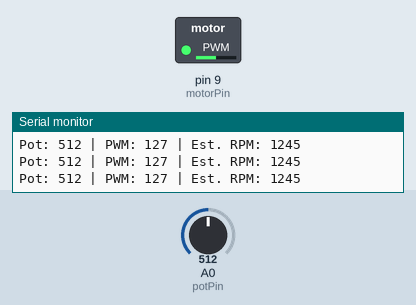
A sketch run on a simulated Arduino Uno, built with avr-gcc and run on an emulated ATmega328P. Parts: switched loads named in the sketch (green lamp = pin HIGH), the last lines printed to the serial monitor. Inputs (shaded band) come from the test bench; at power-on: A0 (potPin) = 512.

Above: at 1.2 s.
1.3 s: A0 (potPin) set to 716
At 2.2 s:
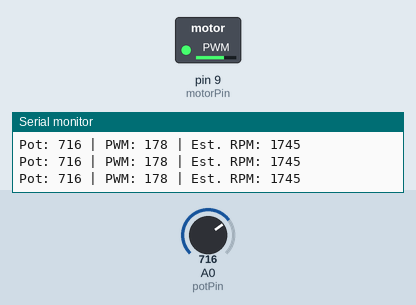
2.8 s: A0 (potPin) set to 900
At 3.9 s:
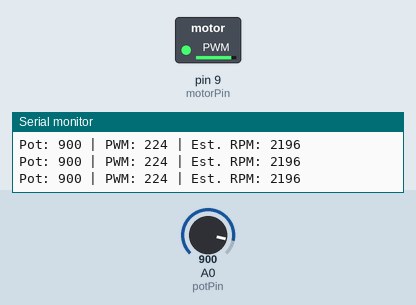
4.3 s: A0 (potPin) set to 424
At 5.5 s:
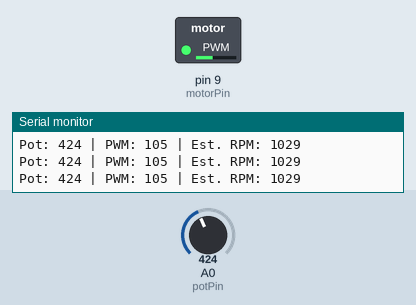
7.3 s: A0 (potPin) set to 409
At 7.7 s:
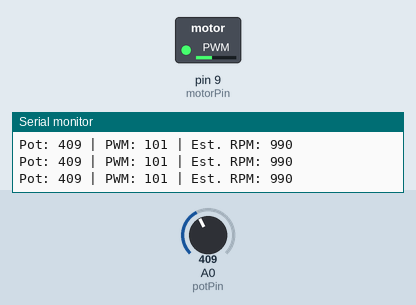
10.3 s: A0 (potPin) set to 122
At 11.0 s:
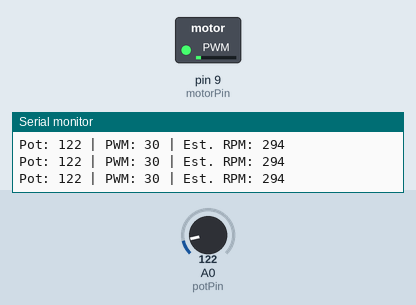
11.9 s: A0 (potPin) set to 511
At 12.7 s:
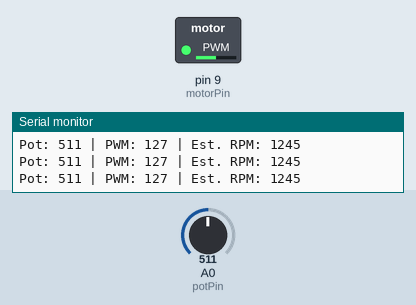
Timing chart, 0 to 14.4 s (numbered marks = the images above; inputs shaded):
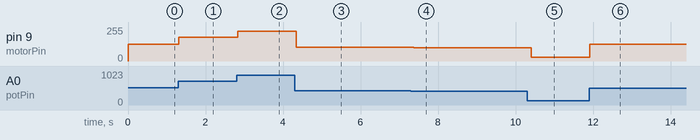

Measured:
- after the input at 1.3 s, pin 9 (motorPin): 127/255 → 178/255 at once
- after the input at 2.8 s, pin 9 (motorPin): 178/255 → 224/255 at once
- after the input at 4.3 s, pin 9 (motorPin): 224/255 → 105/255 at once
- after the input at 7.3 s, pin 9 (motorPin): 105/255 → 101/255 after 0.07 s
- after the input at 10.3 s, pin 9 (motorPin): 101/255 → 30/255 after 0.10 s
- after the input at 11.9 s, pin 9 (motorPin): 30/255 → 127/255 at once

The sketch:

motor_speed_control.ino
```cpp
// DC Motor Speed Control using Potentiometer
// Description: PWM-based control of a DC motor using a 10k potentiometer
//              for analog speed adjustment. Smooth control from 0 to 2500 RPM.

#define motorPin 9     // PWM pin connected to motor driver/transistor
#define potPin A0      // Analog input from potentiometer

int potValue = 0;      // Raw input (0–1023)
int motorSpeed = 0;    // PWM output (0–255)
float rpm = 0.0;       // Estimated motor speed (in RPM)

void setup() {
  pinMode(motorPin, OUTPUT);
  Serial.begin(9600);
}

void loop() {
  potValue = analogRead(potPin);  // Read analog input
  motorSpeed = map(potValue, 0, 1023, 0, 255);  // Convert to PWM duty cycle

  analogWrite(motorPin, motorSpeed);  // Output PWM to motor driver

  // Approximate linear relationship: 0–255 PWM → 0–2500 RPM
  rpm = (motorSpeed / 255.0) * 2500.0;

  // Output data for monitoring
  Serial.print("Pot: "); Serial.print(potValue);
  Serial.print(" | PWM: "); Serial.print(motorSpeed);
  Serial.print(" | Est. RPM: "); Serial.println(rpm, 0);

  delay(100);  // Stable refresh rate
}
```
